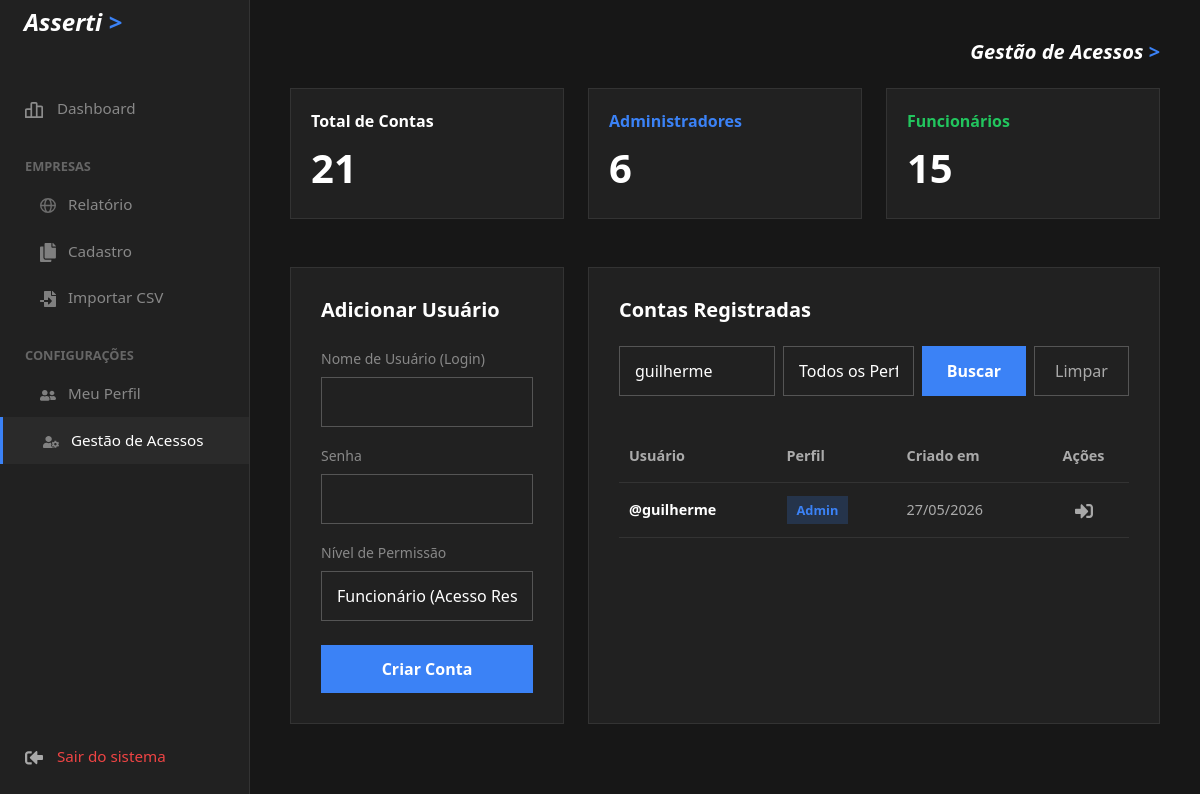
Screenshot of /usuarios.php?busca_usuario=guilherme (signed in) with the database file from the repository.
### tables this page shows
CREATE TABLE `usuarios` (
  `id` int(11) NOT NULL,
  `usuario` varchar(50) NOT NULL,
  `senha` varchar(255) NOT NULL,
  `perfil` enum('admin','funcionario') DEFAULT 'funcionario',
  `criado_em` timestamp NOT NULL DEFAULT current_timestamp()
);

### public/usuarios.php (the view, shortened to what this page needs)
<?php
require 'conexao.php';
$total_admin = $pdo->query("SELECT COUNT(*) FROM usuarios WHERE perfil = 'admin'")->fetchColumn() ?: 0;
$total_func = $pdo->query("SELECT COUNT(*) FROM usuarios WHERE perfil = 'funcionario'")->fetchColumn() ?: 0;
$total_users = $total_admin + $total_func;
$where_sql = " WHERE 1=1";
$params_busca = [];
if (!empty($_GET['busca_usuario'])) {
    $where_sql .= " AND usuario LIKE ?";
    $params_busca[] = '%' . trim($_GET['busca_usuario']) . '%';
}
$stmt_lista = $pdo->prepare("SELECT id, usuario, perfil, criado_em FROM usuarios" . $where_sql . " ORDER BY id DESC");
$stmt_lista->execute($params_busca);
$lista_usuarios = $stmt_lista->fetchAll(PDO::FETCH_ASSOC);
?>
<!DOCTYPE html>
<html lang="pt-BR" data-bs-theme="dark">
<head>
    <link href="https://cdn.jsdelivr.net/npm/bootstrap@5.3.0/dist/css/bootstrap.min.css" rel="stylesheet">
</head>
<body>
    <?php include 'menu.php'; ?>
    <div class="main-content">
        <div class="d-flex justify-content-end mb-4">
            <h5 class="text-white fw-bold m-0" style="font-style: italic;">Gestão de Acessos <span style="color:#3b82f6;">></span></h5>
        </div>
        <div class="row g-4 mb-4">
            <div class="col-md-4">
                <div class="flat-card" style="padding: 20px;">
                    <p class="mb-0 text-white fw-bold">Total de Contas</p>
                    <div class="metric-value"><?= $total_users ?></div>
                </div>
            </div>
            <div class="col-md-4">
                <div class="flat-card" style="padding: 20px;">
                    <p class="mb-0 text-white fw-bold" style="color: #3b82f6 !important;">Administradores</p>
                    <div class="metric-value"><?= $total_admin ?></div>
                </div>
            </div>
            <div class="col-md-4">
                <div class="flat-card" style="padding: 20px;">
                    <p class="mb-0 text-white fw-bold" style="color: #22c55e !important;">Funcionários</p>
                    <div class="metric-value"><?= $total_func ?></div>
                </div>
            </div>
        </div>
        <div class="row g-4 mt-1">
            <div class="col-md-4">
                <div class="flat-card h-100">
                    <h5 class="fw-bold mb-4 text-white">Adicionar Usuário</h5>
                    <form action="usuarios.php" method="POST">
                        <div class="mb-3"><label style="color: #888;" class="form-label small">Nome de Usuário (Login)</label><input type="text" name="usuario" class="form-control flat-input" required autocomplete="off"></div>
                        <div class="mb-3"><label style="color: #888;" class="form-label small">Senha</label><input type="password" name="senha" class="form-control flat-input" required autocomplete="new-password"></div>
                        <div class="mb-4">
                            <label style="color: #888;" class="form-label small">Nível de Permissão</label>
                            <select name="perfil" class="form-select flat-input" required>
                                <option value="funcionario">Funcionário (Acesso Restrito)</option>
                            </select>
                        </div>
                        <button type="submit" class="btn-submit">Criar Conta</button>
                    </form>
                </div>
            </div>
            <div class="col-md-8">
                <div class="flat-card h-100">
                    <h5 class="fw-bold mb-4 text-white">Contas Registradas</h5>
                    <form method="GET" class="d-flex gap-2 mb-4">
                        <div style="flex-grow: 1;">
                            <input type="text" name="busca_usuario" class="form-control flat-input w-100" placeholder="Buscar por nome de usuário..." value="<?= htmlspecialchars($_GET['busca_usuario'] ?? '') ?>">
                        </div>
                        <div style="width: 220px;">
                            <select name="filtro_perfil" class="form-select flat-input">
                                <option value="">Todos os Perfis</option>
                            </select>
                        </div>
                        <button type="submit" class="btn-submit" style="width: auto;">Buscar</button>
                        <a href="usuarios.php" class="btn-clear">Limpar</a>
                    </form>
                    <div class="table-responsive">
                        <table class="table-custom">
                            <thead>
                                <tr>
                                    <th>Usuário</th>
                                    <th>Perfil</th>
                                    <th>Criado em</th>
                                    <th class="text-center">Ações</th>
                                </tr>
                            </thead>
                            <tbody>
                                <?php if(count($lista_usuarios) > 0): ?>
                                    <?php foreach ($lista_usuarios as $user): ?>
                                        <tr>
                                            <td class="text-white fw-bold">@<?= htmlspecialchars($user['usuario']) ?></td>
                                            <td>
                                                <?php if($user['perfil'] === 'admin'): ?>
                                                    <span class="badge-admin">Admin</span>
                                                <?php else: ?>
                                                    <span class="badge-func">Funcionário</span>
                                                <?php endif; ?>
                                            </td>
                                            <td style="color:#aaa;"><?= date('d/m/Y', strtotime($user['criado_em'])) ?></td>
                                            <td class="text-center">
                                                <?php if($user['usuario'] !== $_SESSION['usuario_logado']): ?>
                                                    <a href="usuarios.php?excluir=<?= $user['id'] ?>" class="btn-acao" onclick="return confirm('Tem certeza que deseja remover o acesso de @<?= htmlspecialchars($user['usuario']) ?>?');" title="Excluir Usuário">
                                                        <img src="icones/retirada.svg" width="18">
                                                    </a>
                                                <?php else: ?>
                                                    <span style="color:#555; font-size: 0.8rem; font-style: italic;">Você</span>
                                                <?php endif; ?>
                                            </td>
                                        </tr>
                                    <?php endforeach; ?>
                                <?php else: ?>
                                    <tr>
                                        <td colspan="4" class="text-center py-4 text-secondary">Nenhum usuário encontrado com estes filtros.</td>
                                    </tr>
                                <?php endif; ?>
                            </tbody>
                        </table>
                    </div>
                </div>
            </div>
        </div>
    </div>
</body>
</html>

### public/usuarios.php (style rules this page uses)
body { background-color: #171717 !important; color: #e5e7eb; font-family: 'Segoe UI', Tahoma, Geneva, Verdana, sans-serif; display: flex; overflow-x: hidden; margin: 0; min-height: 100vh; }
.main-content { margin-left: 250px; padding: 40px; width: calc(100% - 250px); background-color: #171717; }
.flat-card { background-color: #212121; border: 1px solid #333; border-radius: 0; padding: 30px; }
.flat-input { background: transparent !important; border: 1px solid #555 !important; color: white !important; border-radius: 0 !important; padding: 12px 15px; }
.btn-submit { background-color: #3b82f6; color: white; border: none; padding: 12px 25px; border-radius: 0; font-weight: bold; width: 100%; transition: 0.2s; }
.btn-clear { background: transparent; border: 1px solid #555; color: #aaa; padding: 0 20px; border-radius: 0; text-decoration: none; display: flex; align-items: center; justify-content: center; transition: 0.2s; }
select option { background-color: #212121; color: white; }
.metric-value { font-size: 2.5rem; font-weight: bold; color: #fff; margin-top: 5px; }
.table-custom { width: 100%; border-collapse: collapse; margin-top: 10px; }
.table-custom th { border-bottom: 1px solid #333; padding: 15px 10px; color: #aaa; text-align: left; font-weight: 600; font-size: 0.9rem; }
.table-custom td { border-bottom: 1px solid #333; padding: 15px 10px; text-align: left; vertical-align: middle; background-color: transparent; font-size: 0.9rem; }
.badge-admin { background-color: rgba(59, 130, 246, 0.2); color: #3b82f6; padding: 5px 10px; border-radius: 0; font-size: 0.8rem; font-weight: bold; }
.btn-acao { text-decoration: none; font-size: 1rem; color: #ef4444; transition: 0.2s; }

### rows the page displays
usuarios: usuario "guilherme", perfil "Admin", criado_em "27/05/2026"

### other values shown
$total_users "21"
$total_admin "6"
$total_func "15"
